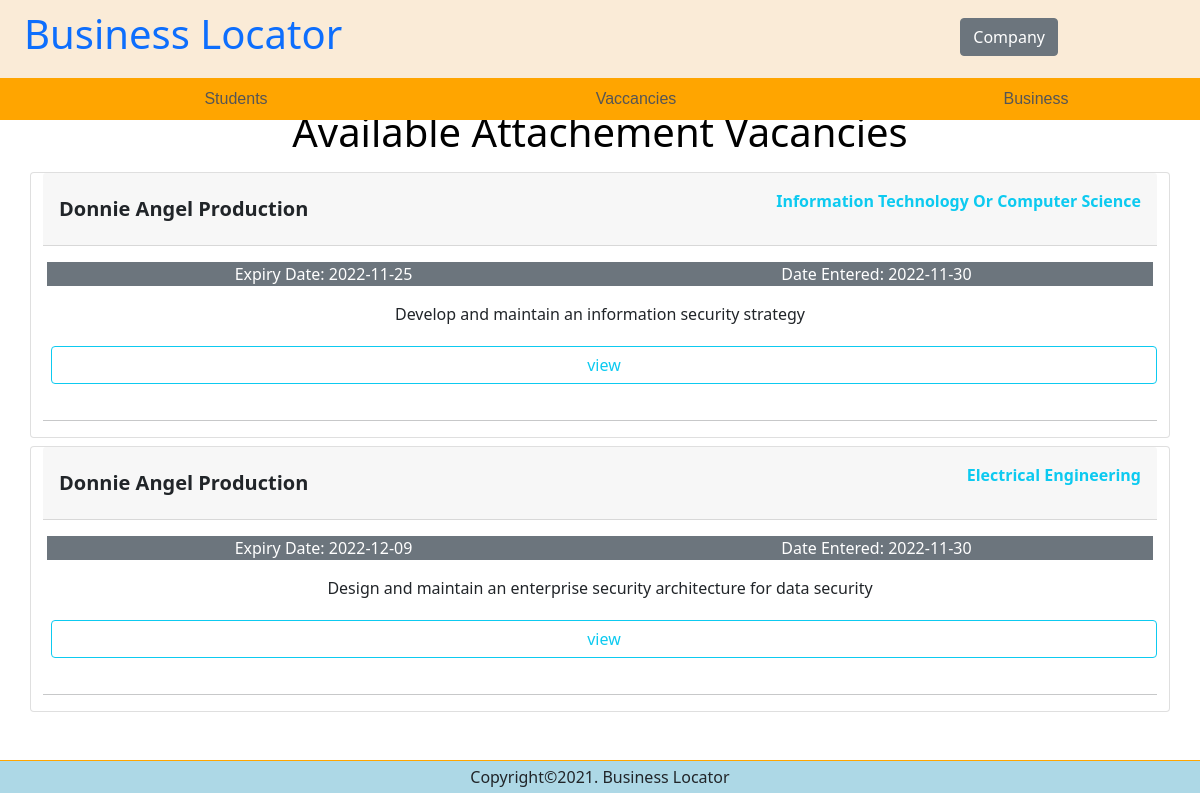
The app's page /view_vac.php with its own data.
### tables this page shows
CREATE TABLE `vacancies` (
  `vacancy_id` int(11) NOT NULL,
  `comp_id` int(11) NOT NULL,
  `duties` varchar(255) NOT NULL,
  `field` varchar(255) NOT NULL,
  `qualifications` text NOT NULL,
  `closing_date` date NOT NULL,
  `latitude` varchar(255) DEFAULT NULL,
  `longitude` varchar(255) DEFAULT NULL,
  `date_entered` date NOT NULL
);

CREATE TABLE `companies` (
  `comp_id` int(11) NOT NULL,
  `company_name` varchar(255) NOT NULL,
  `company_email` varchar(255) NOT NULL,
  `password` varchar(255) NOT NULL,
  `address` text DEFAULT NULL,
  `city` varchar(255) DEFAULT NULL,
  `weblink` varchar(255) DEFAULT NULL,
  `brief` text DEFAULT NULL
);

### view_vac.php (the view, shortened to what this page needs)
<?php include "indexheader.php"?>
<center>
    <div id="home_table" class="mt-5">
        <h1>Available Attachement Vacancies</h1>
        <div class="container">
            <div class="row">
                <?php
                $sql = "SELECT * FROM vacancies JOIN companies ON vacancies.comp_id = companies.comp_id ORDER BY vacancy_id DESC ";
                $result = $conn->query($sql);
                if ($result->num_rows > 0) {
                    while($row = $result->fetch_assoc()) {
                        $vacancy_id = $row["vacancy_id"];
                        $company_name = $row["company_name"];
                        $duties = $row["duties"];
                        $field = $row["field"];
                        $closing_date = $row["closing_date"];
                        $date_entered = $row["date_entered"];
                        ?>
                        <div class="card mt-2">
                            <div
                                class="card-header py-3 d-flex flex-row align-items-center justify-content-between">
                                <h5 class="m-0 font-weight-bold text-dark fw-bolder"><?php echo $company_name ?></h5>
                                <p class=" justify-content-end text-info fw-bolder"><?php echo $field ?></p>
                            </div>
                            <div class="card-body">
                                <div class="row">
                                    <div class="col-md-6 bg-secondary text-white">Expiry Date: <?php echo $closing_date ?></div>
                                    <div class="col-md-6 bg-secondary text-white">Date Entered: <?php echo $date_entered ?></div>
                                    <p>
                                    <div><?php echo $duties ?>
                                    </div></p>
                                    <a href="view.php?view=<?php echo $vacancy_id ?>" class=" btn btn-outline-info m-1">view</a>
                                </div>
                            </div>
                            <hr>
                        </div>
                        <?php
                    }
                }
                ?>
            </div>
        </div>
    </div>
</center>
</body>
<footer class="footer">
    <p>Copyright©2021. Business Locator</p>
</footer>
</body>
</html>

### CSS/stylesheet.css (style rules this page uses)
body { background-color: antiquewhite }
a { text-decoration: none; }
.footer { border-top: 1px orange solid; background-color: lightblue; margin: 4% 0 0 0; }
.footer p { text-align: center; padding: 4px; }
#home_table { padding: 5% 0 0 0; }
#home_table h1 { color: #000; }

### records on screen
vacancies: comp.company_name "Donnie Angel Production", field "Information Technology Or Computer Science", closing_date "2022-11-25", date_entered "2022-11-30", duties "Develop and maintain an information security strategy"
vacancies: comp.company_name "Donnie Angel Production", field "Electrical Engineering", closing_date "2022-12-09", date_entered "2022-11-30", duties "Design and maintain an enterprise security architecture for data security"
